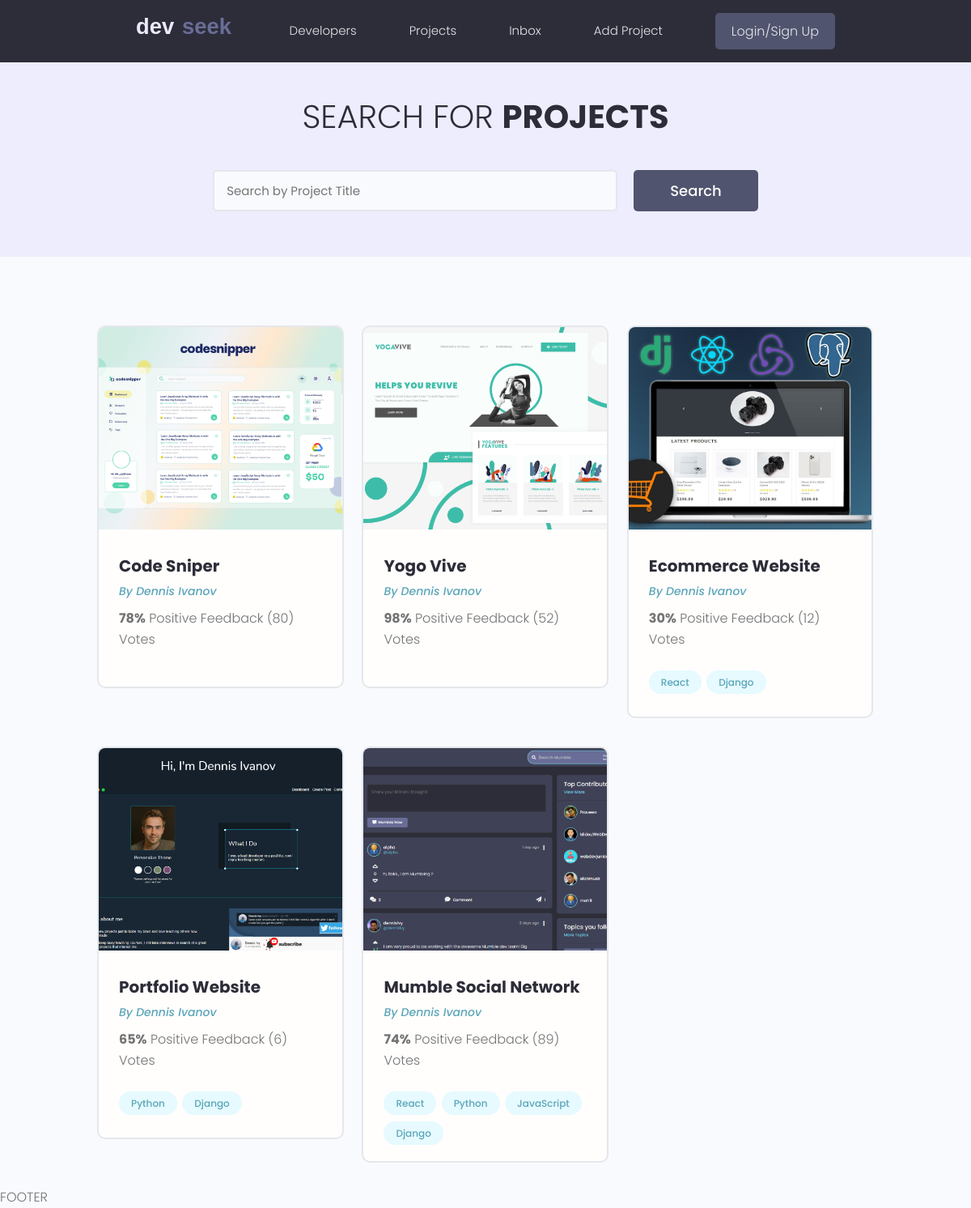
Before: / with the older database file.
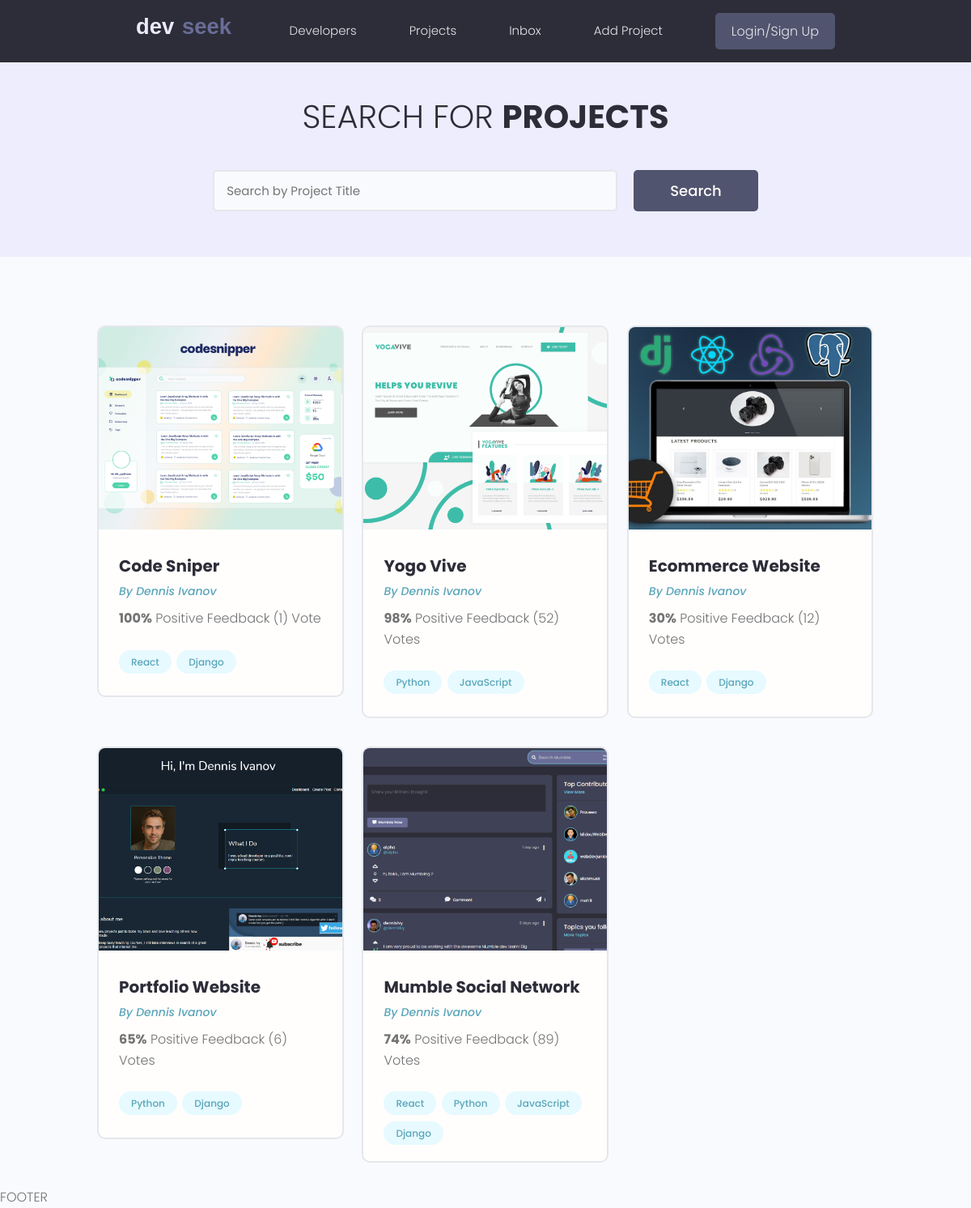
After: the same page with the newer database file.
### projects/models.py (models this page shows, shortened)
class Project(models.Model):
    title = models.CharField(max_length=200)
    description = models.TextField(null=True, blank=True)
    featured_image = models.ImageField(null=True, blank=True,default="default.jpg")
    demo_link = models.CharField(max_length=2000, null=True, blank=True)
    source_link = models.CharField(max_length=2000, null=True, blank=True)
    tags = models.ManyToManyField('Tag', blank=True)
    vote_total = models.IntegerField(default=0, null=True, blank=True)
    vote_ratio = models.IntegerField(default=0, null=True, blank=True)
    created = models.DateTimeField(auto_now_add=True)
    id = models.UUIDField(default=uuid.uuid4, unique=True, primary_key=True, editable=False)

class Tag(models.Model):
    name = models.CharField(max_length=500)
    created = models.DateTimeField(auto_now_add=True)
    id = models.UUIDField(default=uuid.uuid4, unique=True, primary_key=True, editable=False)
    def __str__(self):
        return self.name

### projects/views.py (the view)
# urls.py: path('', include('projects.urls'))
def projects(request):
    projects = Project.objects.all()
    context = {'projects': projects}
    return render(request, 'projects/projects.html', context)

### projects/templates/projects/projects.html (shortened to what this page needs)
{% extends 'main.html' %}
{% block content %}
  <main class="projects">
    <section class="hero-section text-center">
      <div class="container container--narrow">
        <div class="hero-section__box">
          <h2>Search for <span>Projects</span></h2>
        </div>
        <div class="hero-section__search">
          <form class="form" action="#" method="get">
            <div class="form__field">
              <input class="input input--text" id="formInput#search" type="text" name="text"
                placeholder="Search by Project Title" />
            </div>
            <input class="btn btn--sub btn--lg" type="submit" value="Search" />
          </form>
        </div>
      </div>
    </section>
    <section class="projectsList">
      <div class="container">
        <div class="grid grid--three">
          {% for project in projects %}
          <div class="column">
            <div class="card project">
              <a href="{% url 'project' project.id %}" class="project">
                <img class="project__thumbnail" src="{{ project.featured_image.url }}" alt="project thumbnail" />
                <div class="card__body">
                  <h3 class="project__title">{{project.title}}</h3>
                  <p><a class="project__author" href="{% url 'project' project.id %}">By Dennis Ivanov</a></p>
                  <p class="project--rating">
                    <span style="font-weight: bold;">{{project.vote_ratio}}%</span> Positive
                    Feedback ({{project.vote_total}}) Vote{{project.vote_total|pluralize:"s"}}
                  </p>
                  <div class="project__tags">
                    {% for tag in project.tags.all %}
                    <span class="tag tag--pill tag--main">
                      <small>{{tag}}</small>
                    </span>
                    {% endfor %}
                  </div>
                </div>
              </a>
            </div>
          </div>
          {% endfor %}
       </div>
      </div>
    </section>
  </main>
{% endblock content %}

### templates/main.html (shortened to what this page needs)
<!DOCTYPE html>
<html lang="en">
{% load static %}
<head>
  <link rel="stylesheet" href="https://cdn.iconmonstr.com/1.3.0/css/iconmonstr-iconic-font.min.css" />
  <link rel="stylesheet" href="{% static 'uikit/styles/uikit.css' %}" />
  <link rel="stylesheet" href="{% static 'styles/app.css' %}" />
</head>
<body>
    {% include 'navbar.html' %}
    {% block content %}
    {% endblock content %}
    <p>FOOTER</p>
</body>
</html>

### templates/navbar.html (shortened to what this page needs)
{% load static %}
  <header class="header">
    <div class="container container--narrow">
      <a href="{% url 'projects' %}" class="header__logo">
        <img src="{% static 'images/logo.svg' %}" alt="DevSearch Logo" />
      </a>
      <nav class="header__nav">
        <ul class="header__menu">
          <li class="header__menuItem"><a href="">Developers</a></li>
          <li class="header__menuItem"><a href="{% url 'projects' %}">Projects</a></li>
          <li class="header__menuItem"><a href="">Inbox</a></li>
          <li class="header__menuItem"><a href="{% url 'create-project' %}">Add Project</a></li>
          <li class="header__menuItem"><a href="" class="btn btn--sub">Login/Sign Up</a></li>
        </ul>
      </nav>
    </div>
  </header>

### static/styles/app.css (style rules this page uses)
:root { --color-sub: #2d2d39; }
.btn--sub { background-color: var(--color-sub-light); }
.card { border: 2px solid var(--color-light); }
img { width: 100%; }
.header { position: sticky; z-index: 111; background-color: var(--color-sub); padding: 1.5rem 0; }
.header > .container { display: flex; justify-content: space-between; align-items: center; }
.header__logo > img { height: 3.8rem; }
.header__nav > ul { display: inline-flex; align-items: center; list-style: none; gap: 6.5rem; }
.header__menuItem > a { color: var(--color-light); font-weight: 300; }
.hero-section { height: 40vh; display: flex; align-items: center; background-color: var(--color-sub); }
.hero-section__box { margin-bottom: 4rem; }
.hero-section__box > h2, .hero-section__box > h2 > span { font-size: 4rem; color: var(--color-light); line-height: 1.3; text-transform: uppercase; }
.hero-section__box > h2 { font-weight: 300; }
.hero-section__box > h2 > span { font-weight: 700; }
.hero-section__search > .form { display: flex; align-items: center; justify-content: center; gap: 2rem; }
.hero-section__search > .form input.input--text { width: 50rem; }
.project__author { font-size: 1.4rem; font-style: italic; }
.project--rating { margin-bottom: 1.6em; margin-top: .5em; }
.projects > .hero-section { background: var(--color-sub-lighter); height: 30vh; }
.projects .hero-section__box { margin-bottom: 2.5rem; }
.projects .hero-section__box > h2 { color: var(--color-sub); }
.projects .hero-section__box > h2 > span { font-weight: 700; color: var(--color-sub); }
.projectsList { margin-top: 8rem; }
.project__thumbnail { height: 25rem; object-fit: cover; object-position: top center; }
.project__title { font-size: 2rem; font-weight: 700; color: var(--color-sub); }

### static/uikit/styles/modules/_variables.css (style rules this page uses)
:root { --color-main: #5aa5b9; --color-main-light: #e6faff; --color-sub: #3f4156; --color-sub-light: #51546e; --color-sub-lighter: #ededfd; --color-text: #737373; --color-gray: #8b8b8b; --color-light: #e5e7eb; --color-light-gray: #767676; --color-bg: #f8fafd; --color-white: #fffefd; --color-white-light: #f3f3f3; --color-success: #359e64; --color-success-bg: #def8e8; --color-error: #fc4b0b; --color-error-bg: #fff2ee; --font-base: 'Poppins', arial, helvetica, 'Segoe UI', roboto, ubuntu, sans-serif; --font-monospace: 'Fira Code', 'Courier New', courier, monospace; --font-regular: 300; --font-medium: 500; --font-bold: 700; --generic-shadow: 1px 1px 5px #00000010; --generic-transition: all 0.3s ease-in-out; }

### static/uikit/styles/modules/_base.css (style rules this page uses)
* { margin: 0; padding: 0; box-sizing: border-box; text-rendering: optimizeLegibility; color: inherit; font-size: inherit; }
html { font-size: 50%; }
@media only screen and (min-width: 480px) { html { font-size: 56.25%; } }
@media only screen and (min-width: 1200px) { html { font-size: 62.5%; } }
body { line-height: 1.6; font-weight: 400; font-size: 1.5rem; color: var(--color-text); background-color: var(--color-bg); min-height: 100vh; }

### static/uikit/styles/modules/_typography.css (style rules this page uses)
* { font-family: var(--font-base); }
h2 { font-size: 3.6rem; font-weight: var(--font-bold); }
h3 { font-size: 3.2rem; font-weight: var(--font-medium); }
p, span, strong { font-size: 1.6rem; color: var(--color-text); font-weight: var(--font-regular); }
a { padding-bottom: 2px; text-decoration: none; display: inline-block; color: var(--color-main); font-weight: var(--font-medium); }

### static/uikit/styles/modules/_utilities.css (style rules this page uses)
.container { width: 92%; max-width: 165rem; margin: 0 auto; box-sizing: border-box; }
.container--narrow { width: 92%; max-width: 120rem; }
@media screen and (min-width: 1000px) { .container { width: 90%; } }
@media screen and (min-width: 1000px) { .container--narrow { width: 85%; } }
@media screen and (min-width: 1200px) { .container { width: 80%; } }
@media screen and (min-width: 1200px) { .container--narrow { width: 72%; } }
.text-center { text-align: center; }

### static/uikit/styles/modules/_button.css (style rules this page uses)
.btn { display: inline-block; position: relative; cursor: pointer; background-color: var(--color-light); font-weight: var(--font-medium); color: var(--color-sub); text-decoration: none; padding: 1rem 2rem; border-radius: 0.5rem; border: none; width: -webkit-fit-content; width: -moz-fit-content; width: fit-content; height: -webkit-fit-content; height: -moz-fit-content; height: fit-content; font-size: 1.6rem; outline-width: 0; outline-color: transparent; -webkit-backface-visibility: hidden; backface-visibility: hidden; transition: all 0.3s ease-in-out; }
.btn--sub { background-color: var(--color-sub); color: var(--color-white); }
.btn--lg { font-size: 1.8rem; padding: 1.2rem 4.5rem; }

Changed rows visible on the page:
changed Project "Code Sniper": vote_ratio "78" → "100"; vote_total "80" → "1"; gains Tag (name "React"); gains Tag (name "Django")
changed Project "Yogo Vive": gains Tag (name "Python"); gains Tag (name "JavaScript")
